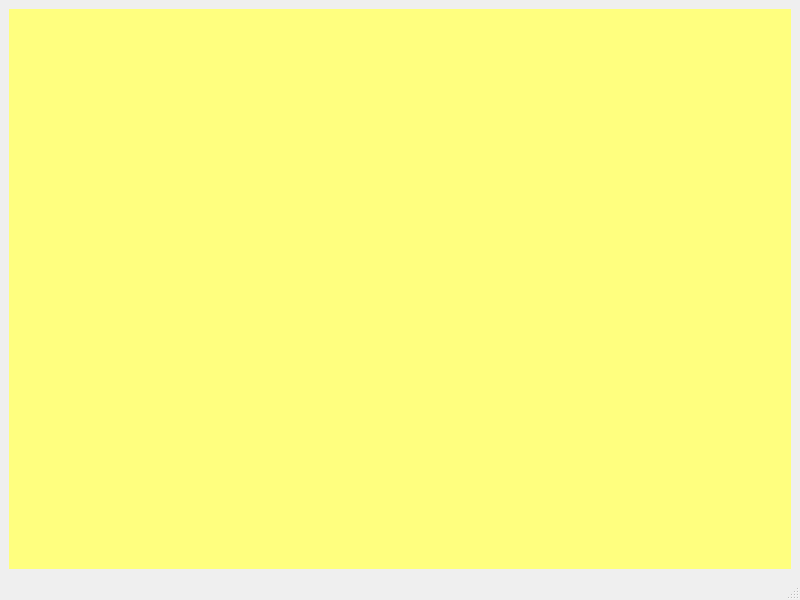
<?xml version="1.0" encoding="UTF-8"?>
<ui version="4.0">
 <class>MainWindow</class>
 <widget class="QMainWindow" name="MainWindow">
  <property name="geometry">
   <rect>
    <x>0</x>
    <y>0</y>
    <width>800</width>
    <height>600</height>
   </rect>
  </property>
  <property name="windowTitle">
   <string>MainWindow</string>
  </property>
  <widget class="QWidget" name="centralwidget">
   <layout class="QGridLayout" name="gridLayout">
    <item row="0" column="0">
     <widget class="QCustomPlot" name="widget" native="true">
      <property name="styleSheet">
       <string notr="true">background-color: rgb(255, 255, 127);</string>
      </property>
     </widget>
    </item>
   </layout>
  </widget>
  <widget class="QMenuBar" name="menubar">
   <property name="geometry">
    <rect>
     <x>0</x>
     <y>0</y>
     <width>800</width>
     <height>29</height>
    </rect>
   </property>
  </widget>
  <widget class="QStatusBar" name="statusbar"/>
 </widget>
 <customwidgets>
  <customwidget>
   <class>QCustomPlot</class>
   <extends>QWidget</extends>
   <header>qcustomplot.h</header>
   <container>1</container>
  </customwidget>
 </customwidgets>
 <resources/>
 <connections/>
</ui>
